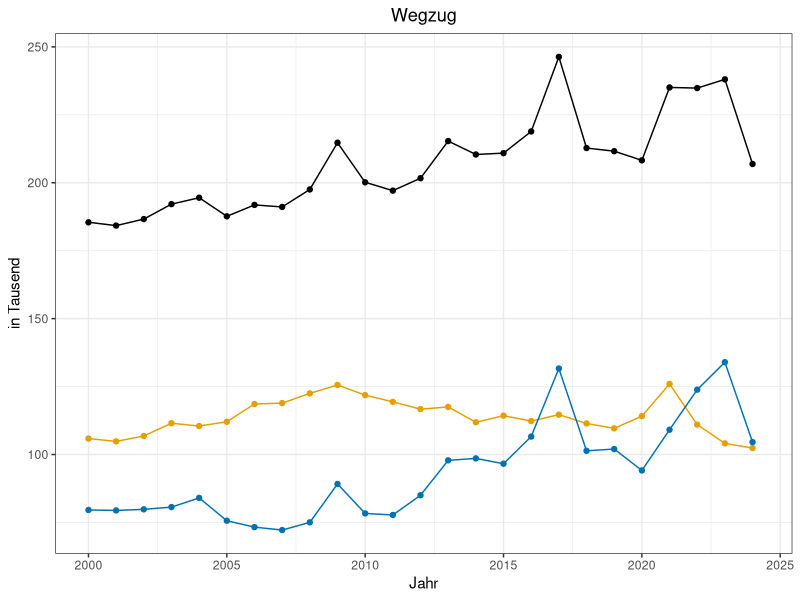
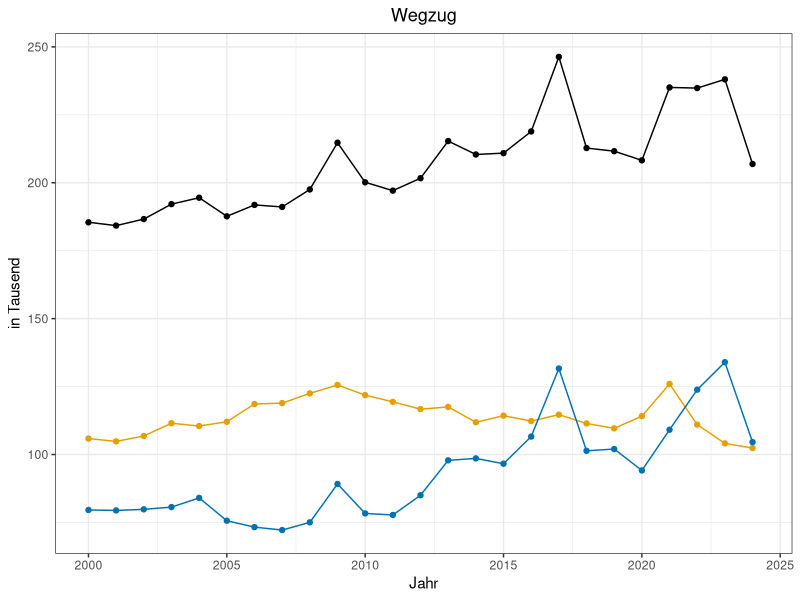

Recreate these plots in R, in order.
#Prepare for Data
library("ggplot2")
library("tidyverse")
library("tidyr")
library("dplyr")
library("scales")
mnew <- read.csv("Clean_Data/mnew.csv")
bnew <- read.csv("Clean_Data/bnew.csv")

#This plot shows us the trend of  population outflow into München from 2000 to 2024.
#outflow = internal migration out + external migration out
p6<-mnew%>%
  filter(sn == 26)%>%
  ggplot( aes(x = Jahr, y = Basiswert.3 + Basiswert.4, color = Ausprägung)) + geom_point()+ 
  geom_line() + facet_wrap(~Raumbezug) +
  labs(y = "in Tausend", 
       title = "Wegzug" ,
       color = "Staatsbürgerschaft") +
  scale_color_manual(values = c(deutsch = "#E69F00",
                                nichtdeutsch = "#0072B2",
                                insgesamt = "black"))+
  scale_y_continuous(labels = label_number(scale = 1e-3)) + #Population in thousands
  scale_x_continuous(expand = expansion(mult = c(0.05,0.06)))+ #right of x axis widens by 6% , left widens by 5%
  theme_bw()+ theme(plot.title = element_text(hjust = 0.5), #Center the title
                    legend.position = "none",     #Remove Legend
                    strip.text = element_blank()) #Remove facet title
p6

#save plot
ggsave("Results/p_Wegzug.jpg", plot = p6,width = 6, height = 3)
